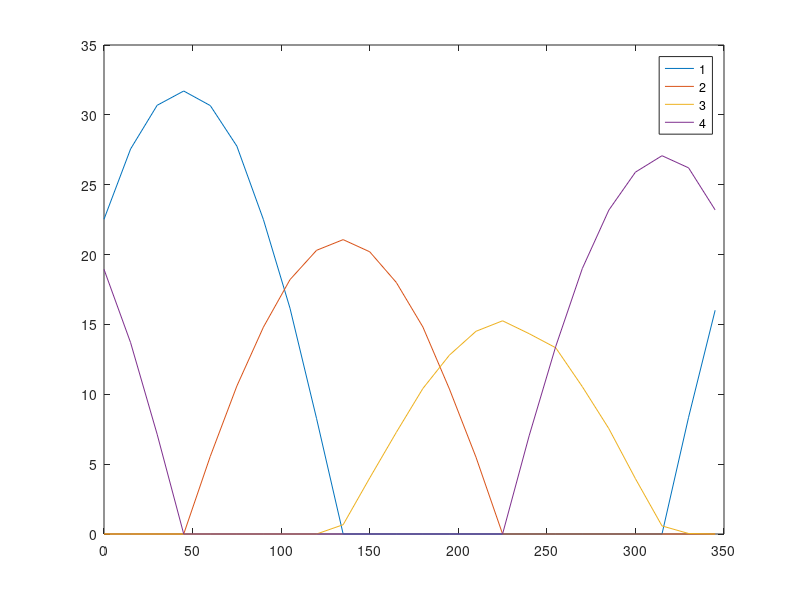
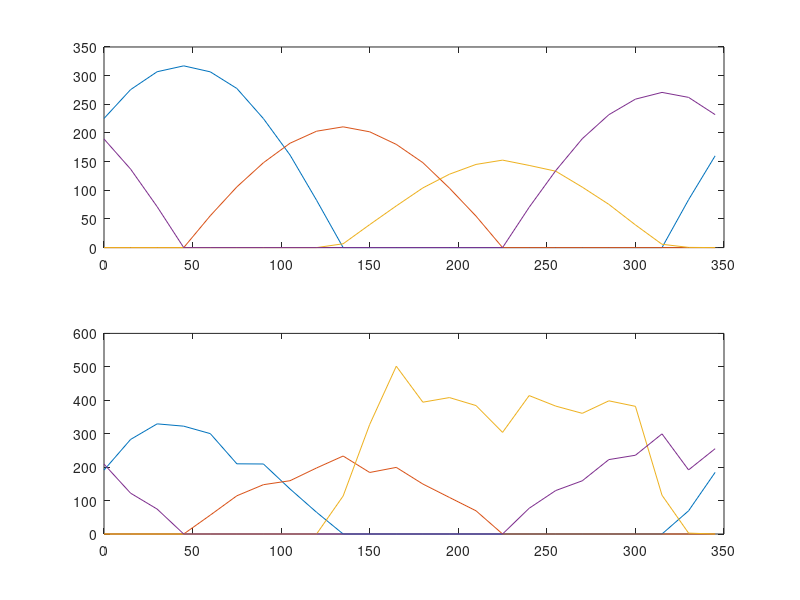

These figures' MATLAB source, in order:
close all; clear all; clc; % clear old plots

% this experiment is based on a set of artificial "experiments" that
% we've run on four simulated neurons that emulate the behavior found
% in the cercal organs of a cricket.

% 4 neurons were probed with a range of air velocity stimuli of uniform
% intensity and differing direction. The firing rate of each of the neurons
% in response to each of the stimulus values.Each of these recordings lasted
% 10 seconds and we repeated this process 100 times for each neuron-stimulus 
% combination.
load('tuning.mat')

neuronResponseMatrix(:,:,1) = neuron1;
neuronResponseMatrix(:,:,2) = neuron2;
neuronResponseMatrix(:,:,3) = neuron3;
neuronResponseMatrix(:,:,4) = neuron4;

meanResponse=squeeze(mean(neuronResponseMatrix,1));

plot(stim, meanResponse)
legend('1','2','3','4')

peakCount = neuronResponseMatrix * 10;

figure

subplot(2,1,1)
meanPeakCount=squeeze(mean(peakCount,1));
plot(stim,meanPeakCount)
subplot(2,1,2)
varPeakCount=squeeze(var(peakCount,1));
plot(stim,varPeakCount)

% load('pop_coding.mat')

% r=[r1',r2',r3',r4'];

% c=[c1;c2;c3;c4];

% rmax=max(squeeze(max(neuronResponseMatrix,[],1)),[],1);

% ratio=r./repmat(rmax,size(r,1),1);
% vpop=zeros(size(ratio,1),2);

% for i=1:4
    
%     vpop=vpop+repmat(ratio(:,i),1,2).*repmat(c(i,:),size(ratio,1),1);
    
% end

% figure
% plot(vpop(:,1),vpop(:,2),'.')
% set(gca,'YLim',[-1,1],'XLim',[-1,1])


% [s,~]=cart2compass(vpop(:,1),vpop(:,2));
% mean(s)